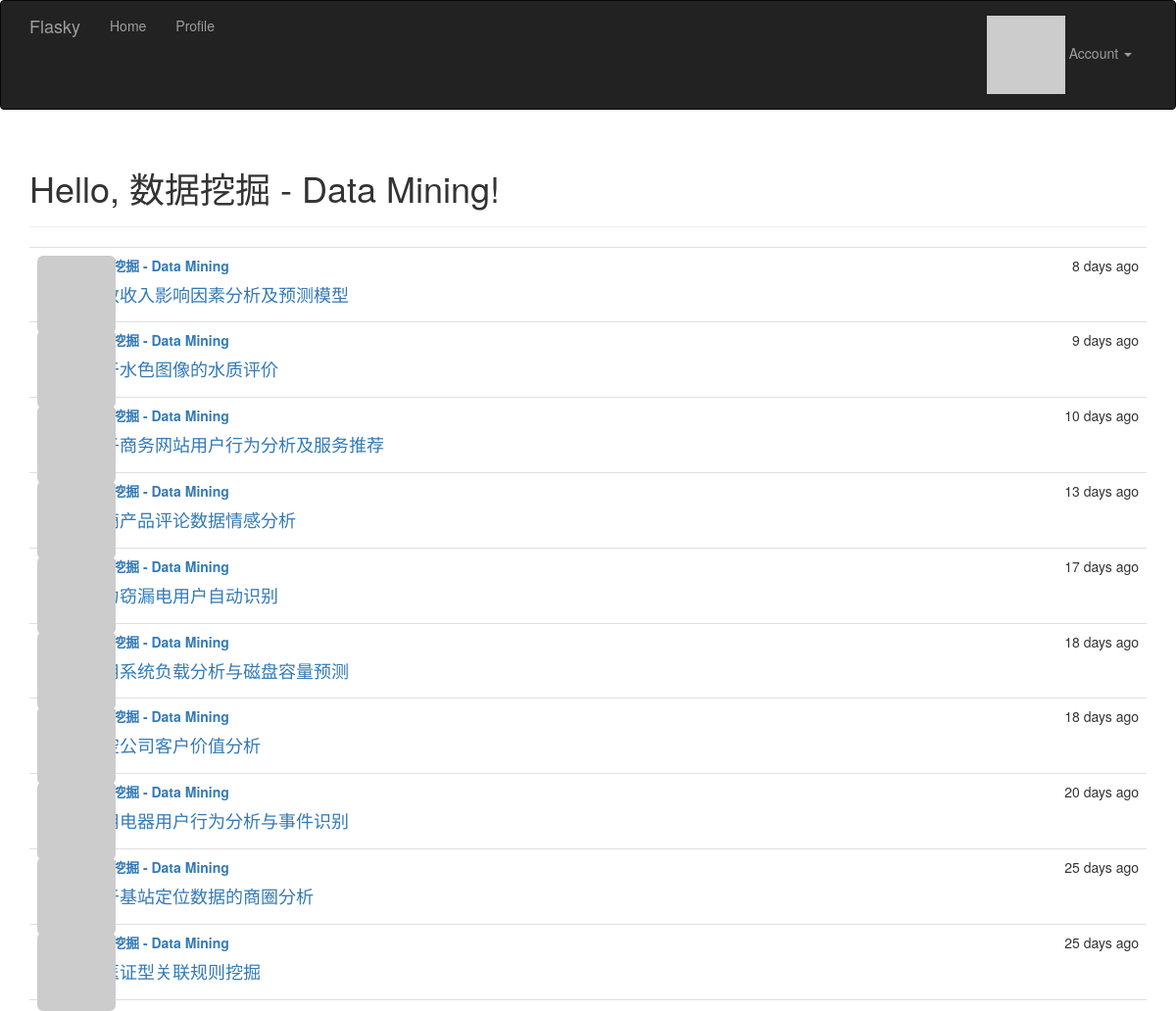
Page / (signed in) on the committed database.
### app/models.py (models this page shows, shortened)
class User(UserMixin, db.Model):
    __tablename__ = 'users'
    id = db.Column(db.Integer, primary_key=True)
    email = db.Column(db.String(64), unique=True, index=True)
    username = db.Column(db.String(64), unique=True, index=True)
    role_id = db.Column(db.Integer, db.ForeignKey('roles.id'))
    password_hash = db.Column(db.String(128))
    confirmed = db.Column(db.Boolean, default=False)
    name = db.Column(db.String(64))
    location = db.Column(db.String(64))
    about_me = db.Column(db.Text())
    member_since = db.Column(db.DateTime(), default=datetime.utcnow)
    last_seen = db.Column(db.DateTime(), default=datetime.utcnow)
    avatar_hash = db.Column(db.String(32))
    posts = db.relationship('Post', backref='author', lazy='dynamic')
    @property
    def password(self):
        raise AttributeError('password is not a readable attribute')
    def can(self, perm):
        return self.role is not None and self.role.has_permission(perm)
    def ping(self):
        self.last_seen = datetime.utcnow()
        db.session.add(self)
    def gravatar_hash(self):
        return hashlib.md5(self.email.lower().encode('utf-8')).hexdigest()
    def gravatar(self, size=100, default='identicon', rating='g'):
        url = 'https://secure.gravatar.com/avatar'
        hash = self.avatar_hash or self.gravatar_hash()
        return '{url}/{hash}?s={size}&d={default}&r={rating}'.format(
            url=url, hash=hash, size=size, default=default, rating=rating)

class Post(db.Model):
    __tablename__ = 'posts'
    id = db.Column(db.Integer, primary_key=True)
    body = db.Column(db.Text)
    timestamp = db.Column(db.DateTime, index=True, default=datetime.utcnow)
    author_id = db.Column(db.Integer, db.ForeignKey('users.id'))

### app/main/views.py (the view)
@main.route('/', methods=['GET', 'POST'])
def index():
    form = PostForm()
    if not current_user.can(Permission.WRITE) and form.validate_on_submit():
        post = Post(body=form.body.data,
                    author=current_user._get_current_object())
        db.session.add(post)
        db.session.commit()
        return redirect(url_for('.index'))
    posts = Post.query.order_by(Post.timestamp.desc()).all()
    return render_template('index.html', form=form, posts=posts)

### app/auth/views.py (called while the page is built)
@auth.before_app_request
def before_request():
    if current_user.is_authenticated:
        current_user.ping()
        if not current_user.confirmed \
                and request.endpoint \
                and request.blueprint != 'auth' \
                and request.endpoint != 'static':
            return redirect(url_for('auth.unconfirmed'))

### app/main/__init__.py (called while the page is built)
@main.app_context_processor
def inject_permissions():
    return dict(Permission=Permission)

### app/models.py (called while the page is built)
@login_manager.user_loader
def load_user(user_id):
    return User.query.get(int(user_id))

### app/templates/index.html (shortened to what this page needs)
{% extends "base.html" %}
{% import "bootstrap/wtf.html" as wtf %}
{% block page_content %}
<div class="page-header">
    <h1>Hello, {% if current_user.is_authenticated %}{{ current_user.username }}{% else %}Stranger{% endif %}!</h1>
</div>
<ul class="posts">
    {% for post in posts %}
    <li class="post">
        <div class="post-thumbnail">
            <a href="{{ url_for('.user', username=post.author.username) }}">
                <img class="img-rounded profile-thumbnail" src="{{ post.author.gravatar(size=40) }}">
            </a>
        </div>
        <div class="post-content">
            <div class="post-date">{{ moment(post.timestamp).fromNow() }}</div>
            <div class="post-author"><a href="{{ url_for('.user', username=post.author.username) }}">{{ post.author.username }}</a></div>
            <div class="post-body"><a href="{{ url_for('.detail', detailname=post.body) }}"><h4>{{ post.body }}</h4></a></div>
        </div>
    </li>
    {% endfor %}
</ul>
{% endblock %}

### app/static/styles.css (style rules this page uses)
.profile-thumbnail { position: absolute; }
ul.posts { list-style-type: none; padding: 0px; margin: 16px 0px 0px 0px; border-top: 1px solid #e0e0e0; }
ul.posts li.post { padding: 8px; border-bottom: 1px solid #e0e0e0; }
div.post-date { float: right; }
div.post-author { font-weight: bold; }
div.post-thumbnail { position: absolute; }
div.post-content { margin-left: 48px; min-height: 48px; }

### rows in the picture
User: username "数据挖掘 - Data Mining"
Post: timestamp "8 days ago", author.username "数据挖掘 - Data Mining", body "财政收入影响因素分析及预测模型"
Post: timestamp "9 days ago", author.username "数据挖掘 - Data Mining", body "基于水色图像的水质评价"
Post: timestamp "10 days ago", author.username "数据挖掘 - Data Mining", body "电子商务网站用户行为分析及服务推荐"
Post: timestamp "13 days ago", author.username "数据挖掘 - Data Mining", body "电商产品评论数据情感分析"
Post: timestamp "17 days ago", author.username "数据挖掘 - Data Mining", body "电力窃漏电用户自动识别"
Post: timestamp "18 days ago", author.username "数据挖掘 - Data Mining", body "应用系统负载分析与磁盘容量预测"
Post: timestamp "18 days ago", author.username "数据挖掘 - Data Mining", body "航空公司客户价值分析"
Post: timestamp "20 days ago", author.username "数据挖掘 - Data Mining", body "家用电器用户行为分析与事件识别"
Post: timestamp "25 days ago", author.username "数据挖掘 - Data Mining", body "基于基站定位数据的商圈分析"
Post: timestamp "25 days ago", author.username "数据挖掘 - Data Mining", body "中医证型关联规则挖掘"
